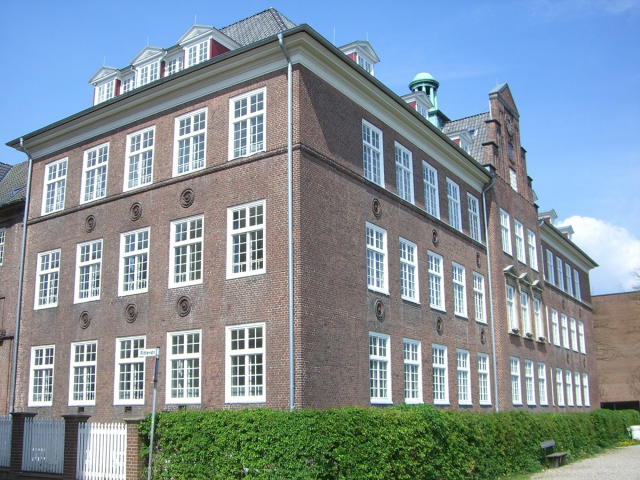
#> input picture img/building.png, 1280 x 960 px (shown at 1/2 size)
$ jupyter execute LinesDetection.ipynb   (older library calls are emulated)
#> lines starting #> are read from the running program, lines starting #| are printed output that depends on the picture; after the words box and inside, x2 and y2 are one past the last pixel; in counts of white or black regions, pixels touching at a corner belong together
### edge.py
#############################################################################
#       This file contains all the functions associated with                #
#       edge extraction of an image                                         #
#############################################################################


import cv2
import numpy as np
import tools
from image import *
from copy import deepcopy

# [16 lines left out: function saturate_cast_uint8, not called in this run]

def clean_grad(grad, saturate, threshold):
    """
    Clean the gradients by either saturating those (make them be between 0 and
    255) or thresholding those or both.

    Parameters
    ----------
    - saturate:  A boolean indicating whether to saturate the gradients.
    - threshold: A boolean indicating whether to threshold the gradients.

    Returns
    -------
    The cleaned gradients
    """
    if saturate:
        grad = saturate_cast_uint8(grad)

    if threshold is not None:
        grad = np.where(grad > threshold, 255., 0.).astype(np.uint8)

    return grad

# [79 lines left out: functions low_pass_filter, high_pass_filter, filtering, not called in this run]

def sobel_edge(img, thresholding=True, threshold=15, kernel_size=1):
    """
    https://docs.opencv.org/2.4/doc/tutorials/imgproc/imgtrans/
    sobel_derivatives/sobel_derivatives.html

    Compute the edges of an image using the sobel method

    Parameters
    ----------
    - img:          The image on which to apply the filter
    - thresholding: Boolean for wether or not a thresholing is applied to the
                    edges
    - threshold:    The threshold at which to consider a pixel as an edge
    - kernel_size:  The size of the sobel kernel.

    Returns
    -------
    A opencv image with the pixel corresponding to edges set to 255 and the
    others set to 0
    """
    gradientX = cv2.Sobel(img, -1, 1, 0, kernel_size)
    gradientY = cv2.Sobel(img, -1, 0, 1, kernel_size)

    absGradientX = cv2.convertScaleAbs(gradientX)
    absGradientY = cv2.convertScaleAbs(gradientY)

    grad = cv2.addWeighted(absGradientX, 0.5, absGradientY, 0.5, 0)

    if thresholding:
        grad = clean_grad(grad, False, threshold)

    return grad

# [501 lines left out: functions laplacian_edge, naive_gradient, scharr_edge, canny_edge, stacking, beucher_edge and 3 more, not called in this run]

### tools.py
import numpy as np
from matplotlib import pyplot as plt
import matplotlib.cm as cm

#############################################################################
#       Code from the practical sessions of the ELEN0016-2 course           #
#############################################################################

def multiPlot( n, m, img_tuple, title_tuple, cmap_tuple=None, dispType_tuple=None, vmin_tuple=None, vmax_tuple=None, printFile=None):
    plt.figure(figsize=(20,10))
    for i in np.arange( n * m):
        if img_tuple[i] is None:
            continue

        if cmap_tuple is not None:
            cmap = cmap_tuple[i]
        else:
            cmap=None

        if dispType_tuple is not None:
            dispType = dispType_tuple[i]
        else:
            dispType=None

        if vmin_tuple is not None:
            vmin = vmin_tuple[i]
        elif dispType == 'histogram':
            vmin = 0
        else:
            vmin=None

        if vmax_tuple is not None:
            vmax = vmax_tuple[i]
        elif dispType == 'histogram':
            vmax = 255
        else:
            vmax=None

        if dispType == 'histogram':
            plt.subplot( n, m, i + 1), plt.hist( img_tuple[i].ravel(), bins=256, range=( vmin, vmax)) #, fc='k', ec='k')
        else:
            plt.subplot( n, m, i + 1), plt.imshow( img_tuple[i], cmap=cmap, vmin=vmin, vmax=vmax)
            plt.xticks([]), plt.yticks([])

        plt.title( title_tuple[i])

    #manager = plt.get_current_fig_manager()
    #manager.resize(*manager.window.maxsize())
    if(printFile == None):
        plt.show()
    else:
        plt.savefig(printFile)


#############################################################################

def saturate_cast_uint8( image):
    return np.where( image > 255.0, 255.0, np.where( image < 0.0, 0.0, image)).astype( np.uint8)

#############################################################################

from matplotlib.colors import LinearSegmentedColormap

# [8 lines left out: function getRandomColorMap, not called in this run]

### LinesDetection.ipynb
[cell 1]
import cv2
import numpy as np
from edge import sobel_edge
import tools
import matplotlib.cm as cm
import math
from copy import deepcopy

[cell 2]
img = cv2.imread('img/building.png', cv2.IMREAD_COLOR)
#> img is the input picture: shape (960, 1280, 3); mean B, G, R 155, 146.5, 132.4
gray = cv2.cvtColor(img, cv2.COLOR_BGR2GRAY)
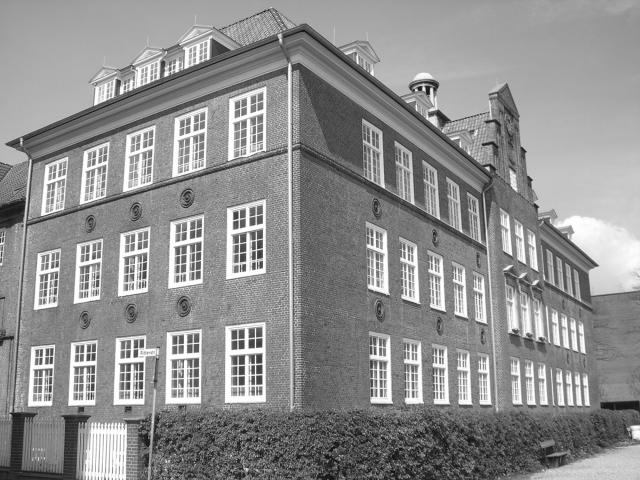
#> gray: shape (960, 1280) (shown at 1/2 size); min 6, max 255, mean 143.3

[cell 3]
"""
ka7 = np.ones((5, 5), dtype=float) / 25
img_lp = cv2.filter2D(gray, -1, ka7, borderType=cv2.BORDER_CONSTANT)
edges_sobel = cv2.Canny(img_lp, 50, 255, None, 3)
"""

img_lp = gray
edges_sobel = sobel_edge(img_lp, threshold=15)
#> in sobel_edge, `gradientX = cv2.Sobel(img, -1, 1, 0, kernel_size)`:
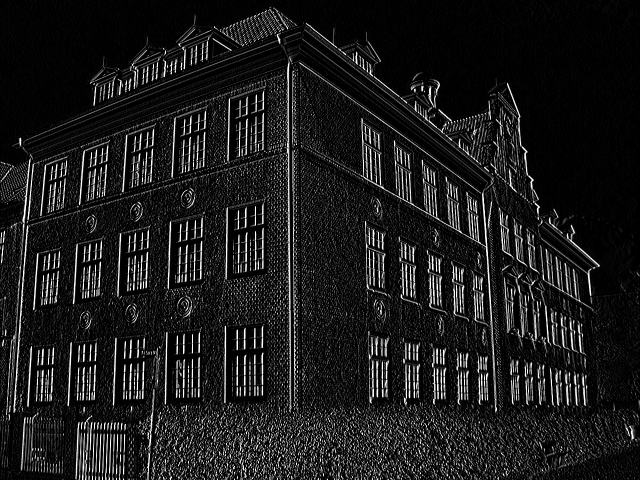
#> gradientX: shape (960, 1280) (shown at 1/2 size); min 0, max 255, mean 27.7
#> in sobel_edge, `gradientY = cv2.Sobel(img, -1, 0, 1, kernel_size)`:
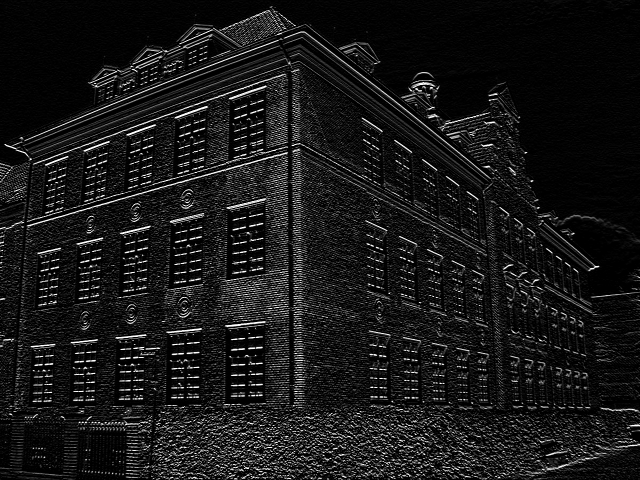
#> gradientY: shape (960, 1280) (shown at 1/2 size); min 0, max 255, mean 24.2
#> in sobel_edge, `grad = cv2.addWeighted(absGradientX, 0.5, absGradientY, 0.5, 0)`:
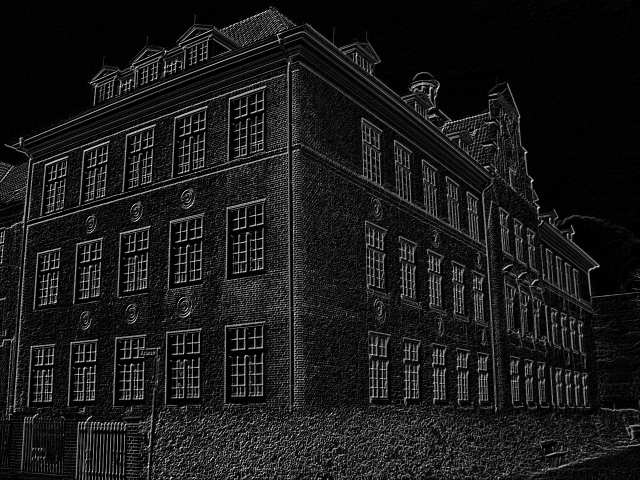
#> grad: shape (960, 1280) (shown at 1/2 size); min 0, max 255, mean 25.9
#> in clean_grad, `grad = np.where(grad > threshold, 255., 0.).astype(np.uint8)`:
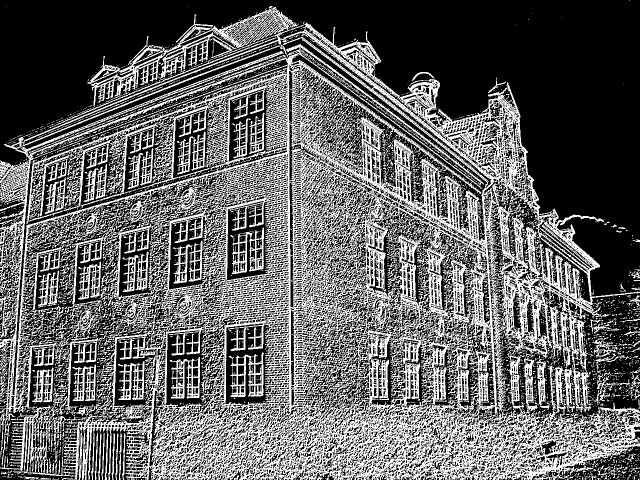
#> grad: shape (960, 1280) (shown at 1/2 size); 38.4% white in thin lines or dots

[cell 4]
lines = cv2.HoughLinesP(edges_sobel, 1, np.pi/180, threshold=50, minLineLength=30, maxLineGap=10)
#> lines = 2797 rows, first 6: [360, 643, 453, 550], [472, 313, 1116, 957], [219, 131, 1045, 957], [409, 49, 1279, 919], [0, 837, 1084, 894], [470, 254, 1157, 941]

img_proba = deepcopy(img)

for line in lines:
    x1, y1, x2, y2 = line[0]
    #print((x1, y1))
    #print((x2, y2))
    cv2.line(img_proba, (x1, y1), (x2, y2), (255, 0, 0), 1)
#> this loop made 2797 passes
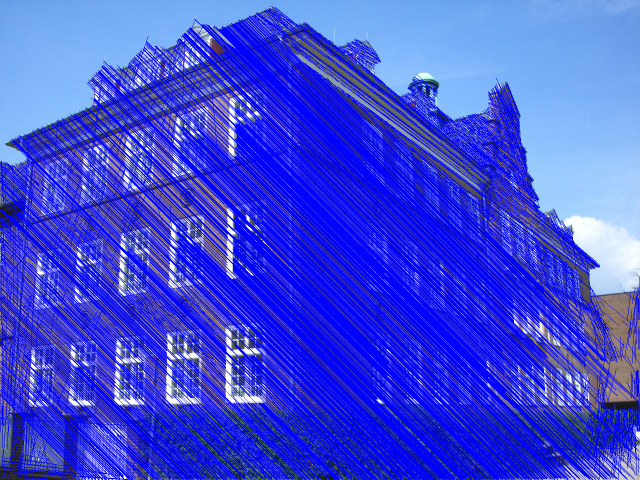
#> img_proba: shape (960, 1280, 3) (shown at 1/2 size); mean B, G, R 221.2, 76.4, 64.6

[cell 5]
"""
https://docs.opencv.org/3.4/d9/db0/tutorial_hough_lines.html
"""
lines = cv2.HoughLines(edges_sobel, 1, np.pi/ (180), 300, None, 0, 0)

img_hough = cv2.imread('img/building.png', cv2.IMREAD_COLOR)

for line in lines:
    for rho, theta in line:
        #print(rho)
        #print(theta)
        a = math.cos(theta)
        b = math.sin(theta)
        x0 = a * rho
        y0 = b * rho
        #print(x0)
        #print(y0)
        pt1 = (int(x0 + 1000*(-b)), int(y0 + 1000*(a)))
        pt2 = (int(x0 - 1000*(-b)) , int(y0 - 1000*(a)))
        #print(pt1)
        #print(pt2)
        cv2.line(img_hough, pt1, pt2, (255, 0, 0), 1)
#> this loop made 23032 passes
#> line on passes 1 to 3: [[-252, 2.36]], [[-255, 2.36]], [[-228, 2.36]]
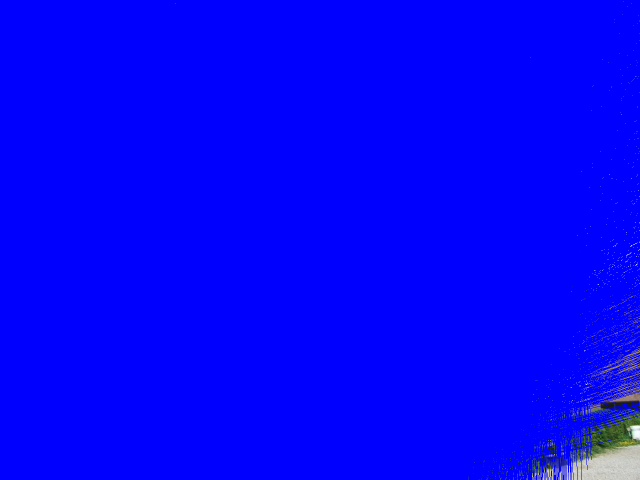
#> img_hough: shape (960, 1280, 3) (shown at 1/2 size); mean B, G, R 252.4, 2.7, 2.5

[cell 6]
tools.multiPlot(1, 2,
                (img_lp, edges_sobel),
                ('LF Grey Image', 'Border'),
                cmap_tuple=(cm.gray, cm.gray))

[cell 7]
tools.multiPlot(1, 1,
                (img_proba,),
                ('Lines',),
                cmap_tuple=(cm.gray,))

[cell 8]
tools.multiPlot(1, 1,
                (img_hough,),
                ('Lines',),
                cmap_tuple=(cm.gray,))

[cell 9]
img_cont = deepcopy(img)
# ret, thresh = cv2.threshold(img_lp, 0, 255, 0)
# ret, thresh = cv2.threshold(edges_sobel, 0, 255, 0)
# thresh = cv2.adaptiveThreshold(gray, 255, cv2.ADAPTIVE_THRESH_MEAN_C, cv2.THRESH_BINARY, 7, 20)
ret, thresh = cv2.threshold(gray, 240, 255, 0)
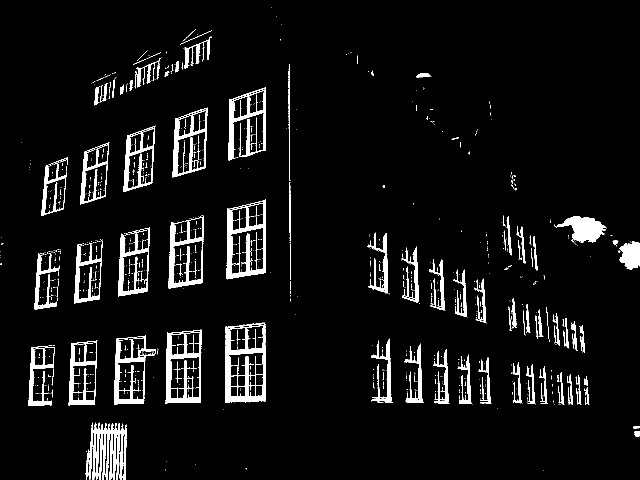
#> thresh: shape (960, 1280) (shown at 1/2 size); 6.1% white; 927 white regions (819 under 20 px)
contours, hierarchy = cv2.findContours(thresh, cv2.RETR_TREE, cv2.CHAIN_APPROX_NONE)
#> contours = 1019 contours, 900 with area under 20; largest, box (x1, y1, x2, y2) and area: (450, 645, 531, 806) 12088, (453, 399, 532, 559) 10752, (331, 659, 403, 808) 9664, (337, 431, 408, 577) 7532, (345, 215, 415, 355) 7523
cv2.drawContours(img_cont, contours, -1, (255, 0, 0), 1)
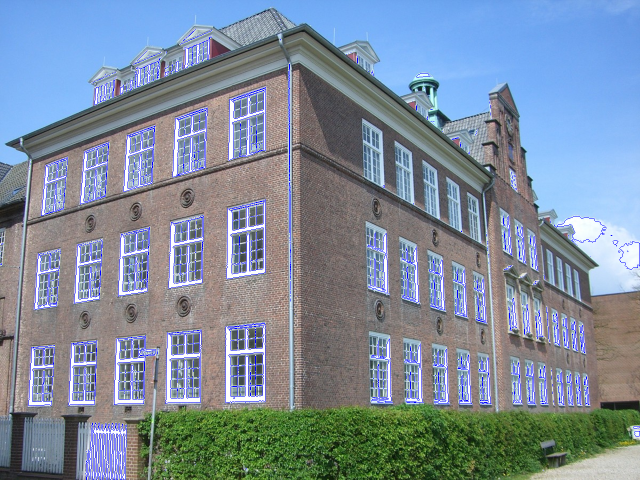
#> img_cont: shape (960, 1280, 3) (shown at 1/2 size); 2.74% of pixels changed, all inside (x1, y1, x2, y2) = (0, 15, 1280, 960)
tools.multiPlot(1, 1,
                (img_cont,),
                ('Image contour',),
                cmap_tuple=(cm.gray,))
